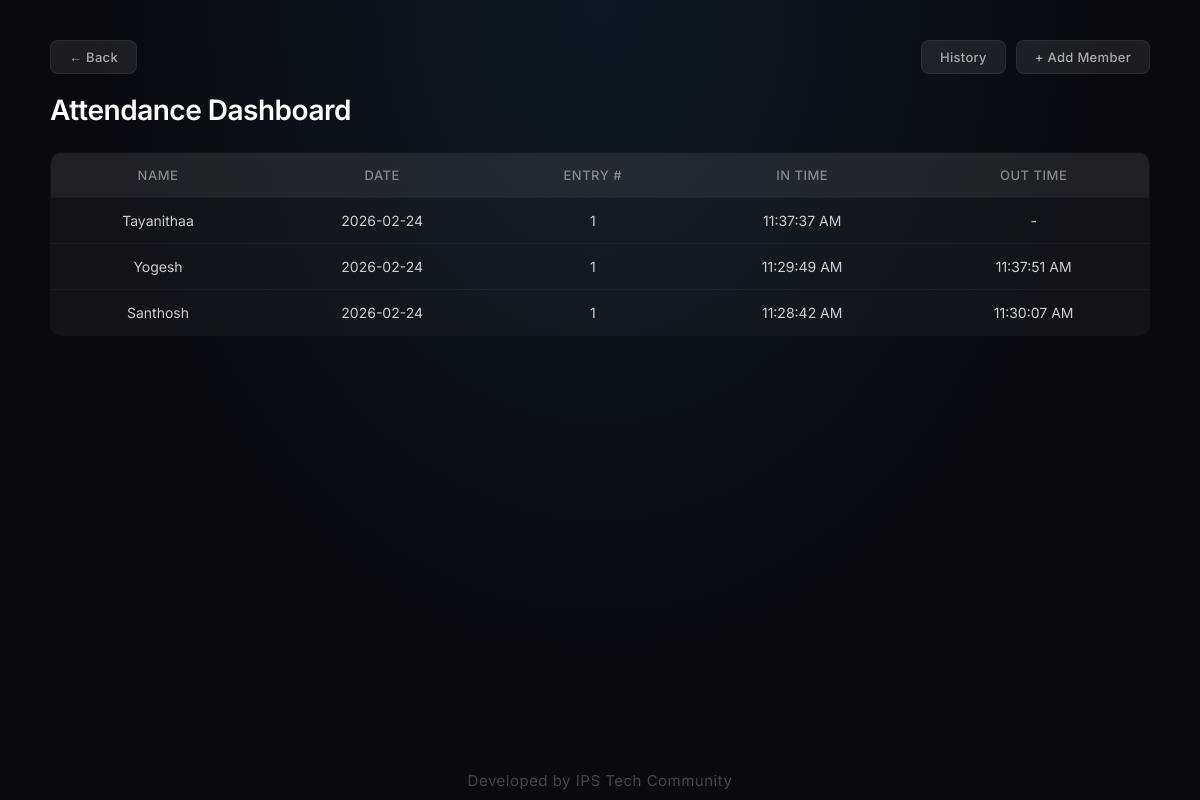
The app's page /dashboard, older data.
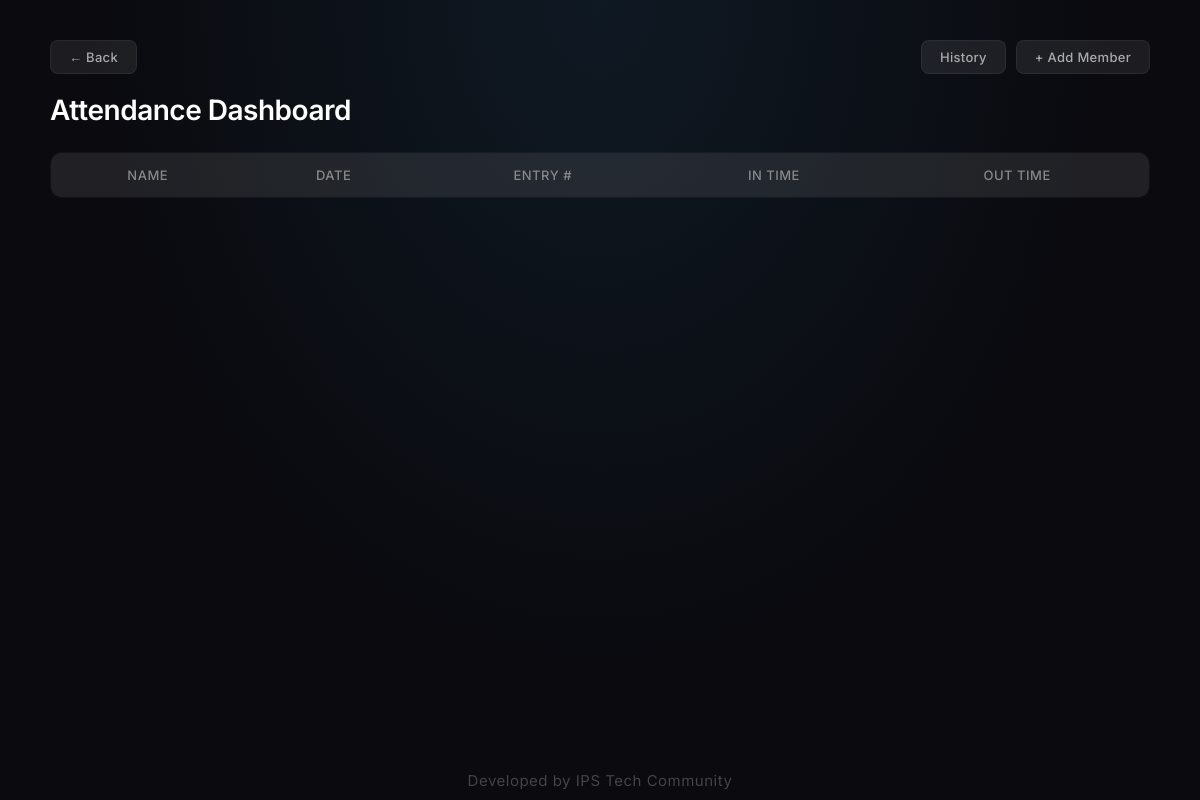
The same page, newer data.
### tables this page shows
CREATE TABLE attendance (
            id INTEGER PRIMARY KEY AUTOINCREMENT,
            student_id INTEGER,
            date TEXT,
            in_time TEXT,
            out_time TEXT,
            entry_number INTEGER DEFAULT 1,
            FOREIGN KEY(student_id) REFERENCES students(id)
        );

CREATE TABLE students (
            id INTEGER PRIMARY KEY AUTOINCREMENT,
            name TEXT NOT NULL,
            roll_number TEXT,
            rfid_uid TEXT UNIQUE NOT NULL
        );

### app.py (the view)
@app.route("/dashboard")
def dashboard():
    conn = get_db()
    cursor = conn.cursor()
    records = cursor.execute('''
        SELECT students.name, attendance.date,
               attendance.entry_number, attendance.in_time, attendance.out_time
        FROM attendance
        JOIN students ON students.id = attendance.student_id
        ORDER BY attendance.date DESC, attendance.id DESC
    ''').fetchall()
    conn.close()
    return render_template("dashboard.html", records=records)

### app.py (called while the page is built)
@app.template_filter('to12hr')
def to12hr_filter(time_str):
    if not time_str:
        return '-'
    try:
        t = datetime.strptime(time_str, '%H:%M:%S')
        return t.strftime('%I:%M:%S %p')
    except ValueError:
        return time_str

def get_db():
    conn = sqlite3.connect(DATABASE)
    conn.row_factory = sqlite3.Row
    return conn

### templates/dashboard.html (shortened to what this page needs)
<!DOCTYPE html>
<html>
<head>
    <link rel="stylesheet" href="{{ url_for('static', filename='style.css') }}">
</head>
<body>
<div class="dashboard-container">
    <div class="dashboard-header">
        <a href="/" class="back-btn">&larr; Back</a>
        <div class="dashboard-header-right">
            <a href="/history" class="history-btn">History</a>
            <a href="#" class="add-member-btn" onclick="showPasswordModal()">+ Add Member</a>
        </div>
    </div>
    <h1>Attendance Dashboard</h1>
    <table>
        <thead>
            <tr>
                <th>Name</th>
                <th>Date</th>
                <th>Entry #</th>
                <th>In Time</th>
                <th>Out Time</th>
            </tr>
        </thead>
        <tbody>
            {% for record in records %}
            <tr>
                <td>{{ record.name }}</td>
                <td>{{ record.date }}</td>
                <td>{{ record.entry_number }}</td>
                <td>{{ record.in_time | to12hr }}</td>
                <td>{{ record.out_time | to12hr }}</td>
            </tr>
            {% endfor %}
        </tbody>
    </table>
</div>
<footer class="footer">Developed by IPS Tech Community</footer>
</body>
</html>

Row changes from the older to the newer data that the page shows:
removed attendance: name "Tayanithaa", date "2026-02-24", entry_number "1", in_time|to12hr "11:37:37 AM", out_time|to12hr "-"
removed attendance: name "Yogesh", date "2026-02-24", entry_number "1", in_time|to12hr "11:29:49 AM", out_time|to12hr "11:37:51 AM"
removed attendance: name "Santhosh", date "2026-02-24", entry_number "1", in_time|to12hr "11:28:42 AM", out_time|to12hr "11:30:07 AM"
